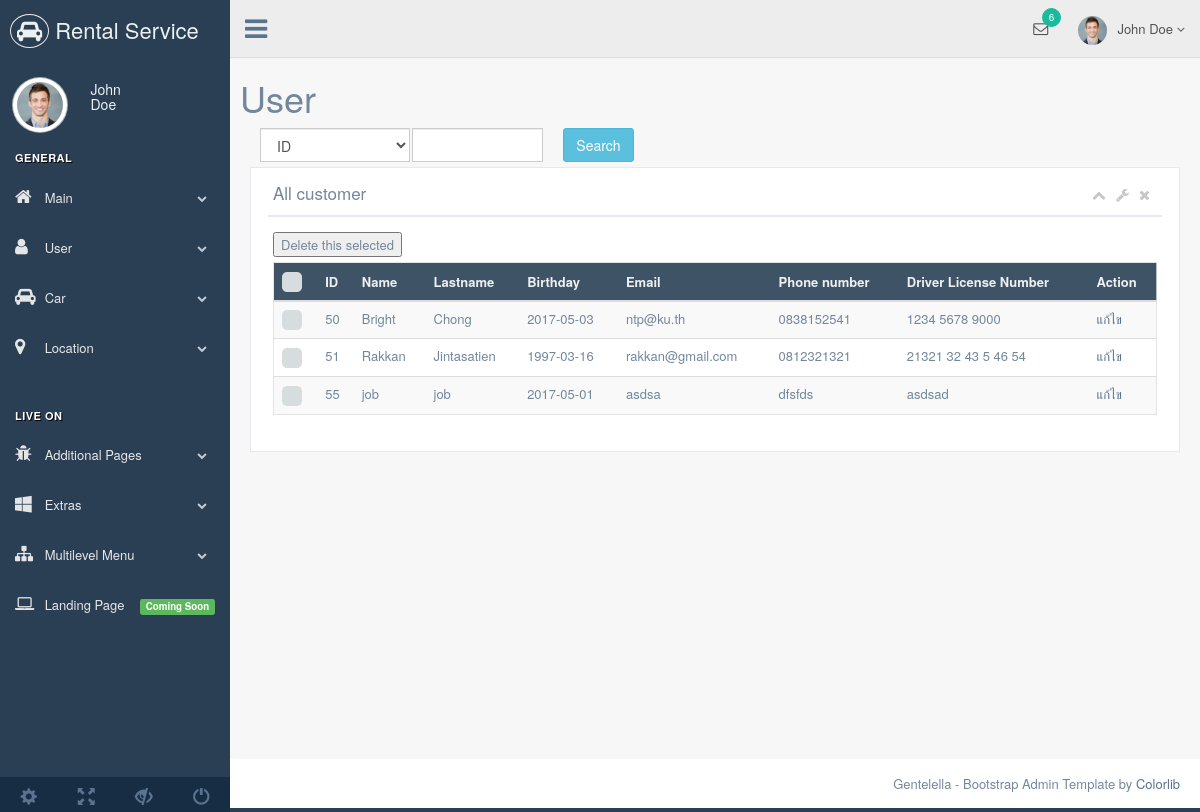
The page /adminpage/index.php?content=list-user on the database as committed earlier.
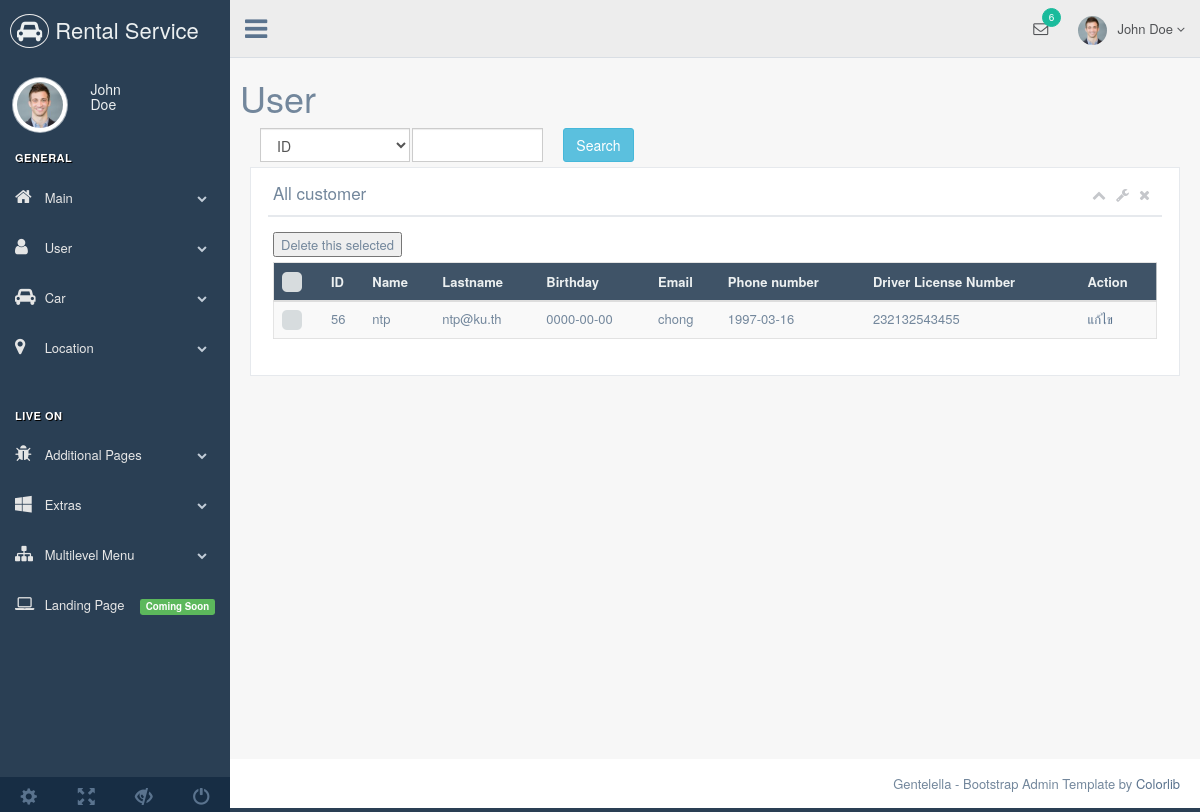
The same page on the database as committed later.
### tables this page shows
CREATE TABLE `customer` (
  `id` int(11) UNSIGNED NOT NULL,
  `username` varchar(255) NOT NULL,
  `password` varchar(255) NOT NULL,
  `name` varchar(255) NOT NULL,
  `lastname` varchar(255) NOT NULL,
  `birthday` date NOT NULL,
  `email` varchar(255) NOT NULL,
  `phone` varchar(255) NOT NULL,
  `dln` varchar(255) NOT NULL
);

### adminpage/listuser.php (the view, shortened to what this page needs)
<?php
$link = @mysqli_connect("localhost", "root", "", "Car_Rental_System")
 			or die(mysqli_connect_error()."</body></html>");
if(@$_GET['c']&&@$_GET['q']){
	$sql = "SELECT id,name,lastname,birthday,email,phone,dln FROM customer WHERE ".$_GET['c']." LIKE '%".$_GET['q']."%'";
}
else {
	$sql = "SELECT id,name,lastname,birthday,email,phone,dln FROM customer";
}
$result = mysqli_query($link, $sql);
$num_fields = mysqli_num_fields($result);
?>
<!DOCTYPE html>
<html lang="en">
<head>
    <link href="../css/bootstrap.min.css" rel="stylesheet">
    <link href="../font-awesome/css/font-awesome.min.css" rel="stylesheet">
    <link href="../css/green.css" rel="stylesheet">
    <link href="../css/adminpage.css" rel="stylesheet">
</head>
<body>
<div class="right_col" role="main">
    <div class="">
        <div class="row">
            <h1>User</h1>
            <form  method="get">
                <div class = "col-md-6">
                    <div class = "col-md-4 align-self-start">
                        <select class="form-control" name="c" style = "width: 150px ; float: left;">
                            <option value="id">ID</option>
                        </select>
                    </div>
                    <div class = "col-md-4 align-self-start">
                        <input type="text" class="form-control" name="q" autocomplete="off" style = "float:left;"><br>
                    </div>
                    <div class = "col-md-4 <align-self-start></align-self-start>">
                        <input type="submit" class="btn btn-info" value="Search">
                    </div>
                </div>
            </form>
            <div class="col-md-12 col-sm-12 col-xs-12">
                <div class="x_panel">
                    <div class="x_title">
                        <h2><?php if(@$_GET['c'] && @$_GET['q']){ echo $_GET['c'].": ".$_GET['q']; }
                                    else echo "All customer"; ?> </h2>
                        <ul class="nav navbar-right panel_toolbox">
                            <li><a class="collapse-link"><i class="fa fa-chevron-up"></i></a>
                            </li>
                            <li class="dropdown">
                                <a href="#" class="dropdown-toggle" data-toggle="dropdown" role="button" aria-expanded="false"><i class="fa fa-wrench"></i></a>
                            </li>
                            <li><a class="close-link"><i class="fa fa-close"></i></a>
                            </li>
                        </ul>
                        <div class="clearfix"></div>
                    </div>
                    <div class="x_content">
                        <div class="table-responsive">
                            <form method="post">
                                <button id="tmp">Delete this selected</button>
                            <table class="table table-striped jambo_table bulk_action">
                                <thead>
                                    <tr class="headings">
                                        <th>
                                        </th>
                                        <th class="column-title">ID </th>
                                        <th class="column-title">Name </th>
                                        <th class="column-title">Lastname </th>
                                        <th class="column-title">Birthday </th>
                                        <th class="column-title">Email </th>
                                        <th class="column-title">Phone number </th>
                                        <th class="column-title">Driver License Number</th>
                                        <th class="column-title">Action</th>
                                    </tr>
                                </thead>
                                <tbody>
                                        <?php
                                            while($data = mysqli_fetch_array($result)) {
                                                echo '<tr class="even pointer">
                                                        <td class="a-center ">
                                                            <input type="checkbox" class="flat"  name="id[]" value="'.$data['id'].'">
                                                        ';
                                                for($i = 0; $i < $num_fields; $i++) {
                                                    echo "<td>".$data[$i]."
                                                    ";
                                                }
                                                echo '
                                                            </td>
                                                            <td>
                                                            <a href="form.php?action=update&id='.$data['id'].'">แก้ไข</a>
                                                            </td>
                                                        </td>
                                                    </tr>';
                                            }
                                        ?>
                                </tbody>
                            </table>
                            </form>
                        </div>
                    </div>
                </div>
            </div>
        </div>
    </div>
</div>
</body>
</html>

### adminpage/index.php (shortened to what this page needs)
<!DOCTYPE html>
<html lang="en">
<head>
    <link href="../css/bootstrap.min.css" rel="stylesheet">
    <link href="../font-awesome/css/font-awesome.min.css" rel="stylesheet">
    <link href="../css/green.css" rel="stylesheet">
    <link href="../css/adminpage.css" rel="stylesheet">
</head>
<body class="nav-md">
    <div class="container body">
        <div class="main_container">
            <div class="col-md-3 left_col">
                <div class="left_col scroll-view">
                    <div class="navbar nav_title" style="border: 0;">
                        <a href="index.php" class="site_title"><i class="fa fa-car"></i> <span>Rental Service</span></a>
                    </div>
                    <div class="profile clearfix">
                        <div class="profile_pic">
                            <img src="images/img.jpg" alt="..." class="img-circle profile_img">
                        </div>
                        <div class="profile_info">
                            <h2 id="nav_firstname">John</h2>
                            <h2 id="nav_lastname"> Doe</h2>
                        </div>
                    </div>
                    <br />
                    <div id="sidebar-menu" class="main_menu_side hidden-print main_menu">
                        <div class="menu_section">
                            <h3>General</h3>
                            <ul class="nav side-menu">
                                <li><a><i class="fa fa-home"></i> Main <span class="fa fa-chevron-down"></span></a>
                                </li>
                                <li><a><i class="fa fa-user"></i> User <span class="fa fa-chevron-down"></span></a>
                                </li>
                                <li><a><i class="fa fa-car"></i> Car <span class="fa fa-chevron-down"></span></a>
                                </li>
                                <li><a><i class="fa fa-map-marker"></i> Location <span class="fa fa-chevron-down"></span></a>
                                </li>
                            </ul>
                        </div>
                        <div class="menu_section">
                            <h3>Live On</h3>
                            <ul class="nav side-menu">
                                <li><a><i class="fa fa-bug"></i> Additional Pages <span class="fa fa-chevron-down"></span></a>
                                </li>
                                <li><a><i class="fa fa-windows"></i> Extras <span class="fa fa-chevron-down"></span></a>
                                </li>
                                <li><a><i class="fa fa-sitemap"></i> Multilevel Menu <span class="fa fa-chevron-down"></span></a>
                                    </li>
                                    <li><a href="javascript:void(0)"><i class="fa fa-laptop"></i> Landing Page <span class="label label-success pull-right">Coming Soon</span></a></li>
                            </ul>
                        </div>
                    </div>
                    <div class="sidebar-footer hidden-small">
                        <a data-toggle="tooltip" data-placement="top" title="Settings">
                            <span class="glyphicon glyphicon-cog" aria-hidden="true"></span>
                        </a>
                        <a data-toggle="tooltip" data-placement="top" title="FullScreen">
                            <span class="glyphicon glyphicon-fullscreen" aria-hidden="true"></span>
                        </a>
                        <a data-toggle="tooltip" data-placement="top" title="Lock">
                            <span class="glyphicon glyphicon-eye-close" aria-hidden="true"></span>
                        </a>
                        <a data-toggle="tooltip" data-placement="top" title="Logout" href="login.html">
                            <span class="glyphicon glyphicon-off" aria-hidden="true"></span>
                        </a>
                    </div>
                </div>
            </div>
            <div class="top_nav">
                <div class="nav_menu">
                    <nav>
                        <div class="nav toggle">
                            <a id="menu_toggle"><i class="fa fa-bars"></i></a>
                        </div>
                        <ul class="nav navbar-nav navbar-right">
                            <li class="">
                                <a href="javascript:;" class="user-profile dropdown-toggle" data-toggle="dropdown" aria-expanded="false">
                                    <img src="images/img.jpg" alt="">John Doe
                                    <span class=" fa fa-angle-down"></span>
                                </a>
                            </li>
                            <li role="presentation" class="dropdown">
                                <a href="javascript:;" class="dropdown-toggle info-number" data-toggle="dropdown" aria-expanded="false">
                                    <i class="fa fa-envelope-o"></i>
                                    <span class="badge bg-green">6</span>
                                </a>
                            </li>
                        </ul>
                    </nav>
                </div>
            </div>
            <?php
            if(@$_GET['content'] == 'list-user'){
                include 'listuser.php';
            } else if(@$_GET['content'] == 'list-car' ){
                include 'listcar.php';
            }else{
                include 'dashboard.php';
            }
            ?>
            <footer>
                <div class="pull-right">
                    Gentelella - Bootstrap Admin Template by <a href="https://colorlib.com">Colorlib</a>
                </div>
                <div class="clearfix"></div>
            </footer>
        </div>
    </div>
</body>
</html>

Rows that differ between the two databases and show on the page:
removed customer: id "50", name "Bright", lastname "Chong", birthday "2017-05-03", email "ntp@ku.th", phone "0838152541", dln "1234 5678 9000"
removed customer: id "51", name "Rakkan", lastname "Jintasatien", birthday "1997-03-16", email "rakkan@gmail.com", phone "0812321321", dln "21321 32 43 5 46 54"
removed customer: id "55", name "job", lastname "job", birthday "2017-05-01", email "asdsa", phone "dfsfds", dln "asdsad"
added customer: id "56", name "ntp", lastname "ntp@ku.th", birthday "0000-00-00", email "chong", phone "1997-03-16", dln "232132543455"
